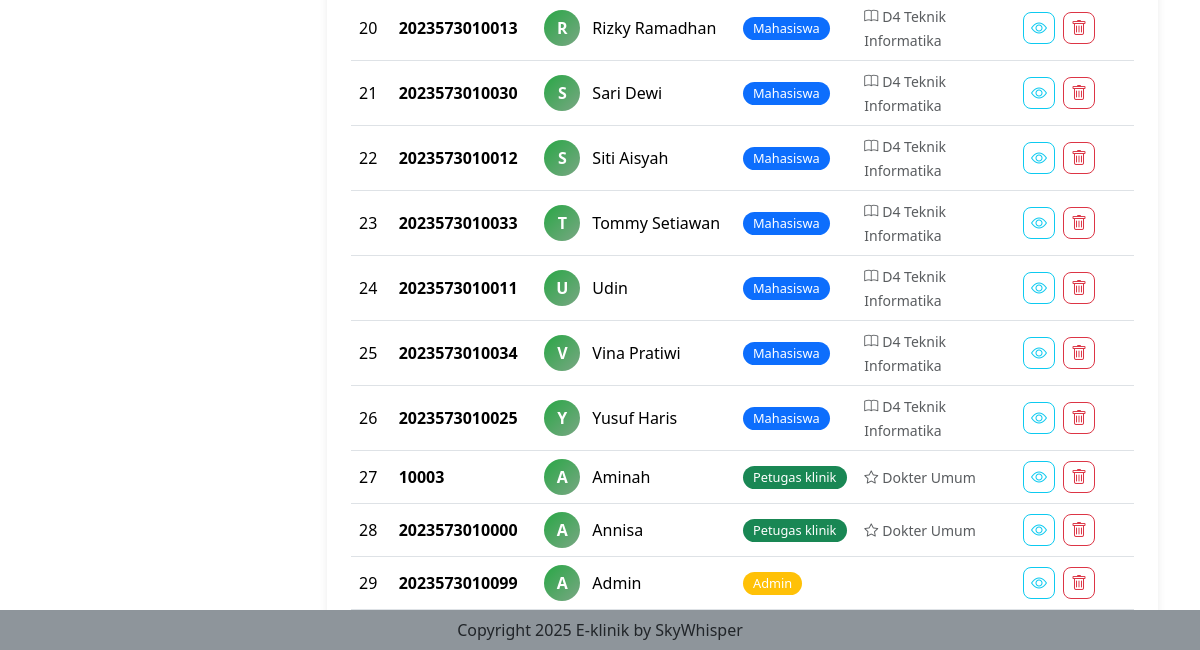
The page /user (signed in, lower part) on the database as committed earlier.
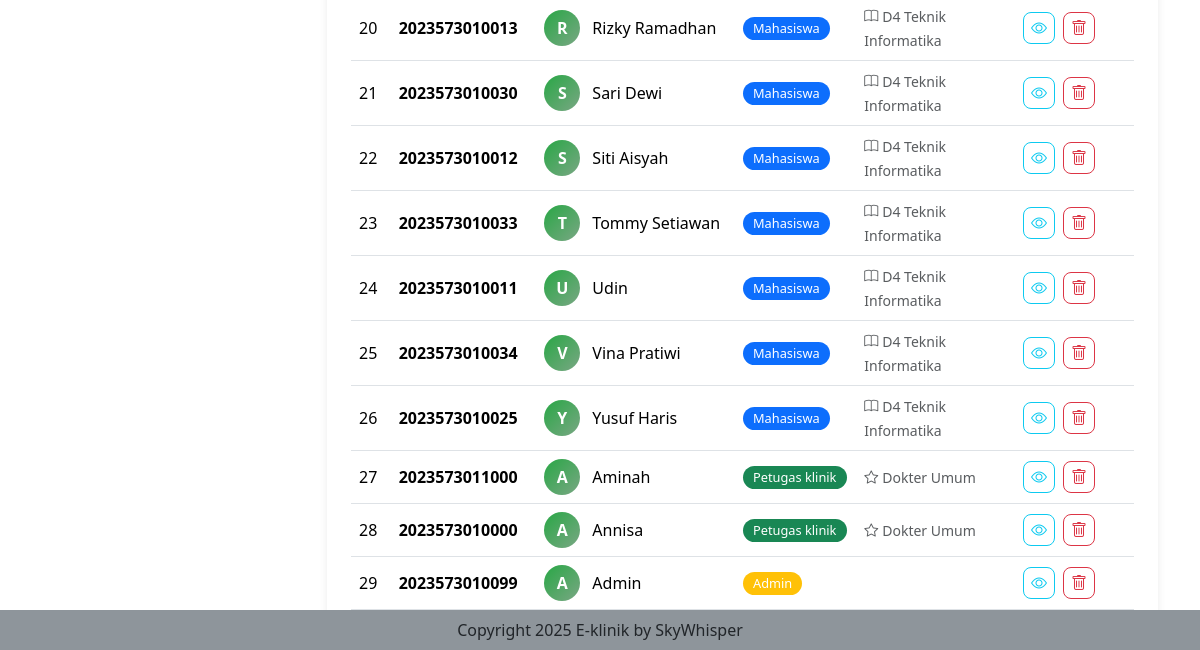
The same page on the database as committed later.
### tables this page shows
CREATE TABLE `mahasiswa` (
  `nim` varchar(50) NOT NULL,
  `nama` varchar(100) DEFAULT NULL,
  `jurusan` varchar(100) DEFAULT NULL,
  `prodi` varchar(100) DEFAULT NULL,
  `tgl_lahir` date DEFAULT NULL,
  `jenis_kelamin` enum('Laki-laki','Perempuan') DEFAULT NULL,
  `alamat` text DEFAULT NULL,
  `no_hp` varchar(20) DEFAULT NULL
);

CREATE TABLE `user` (
  `username` varchar(50) NOT NULL,
  `password` varchar(100) NOT NULL,
  `role` enum('admin','petugas klinik','mahasiswa') NOT NULL
);

CREATE TABLE `petugas_klinik` (
  `id_petugas` varchar(50) NOT NULL,
  `nama` varchar(100) DEFAULT NULL,
  `jenis_kelamin` enum('Laki-laki','Perempuan') DEFAULT NULL,
  `spesialis` varchar(100) DEFAULT NULL,
  `no_hp` varchar(20) DEFAULT NULL,
  `alamat` text DEFAULT NULL
);

### user.php (the view, shortened to what this page needs)
<?php
include "proses/connect.php";
$query = mysqli_query($conn, "
 SELECT
    u.username,
    u.role,
    CASE
        WHEN u.role = 'petugas klinik' THEN pk.nama
        WHEN u.role = 'mahasiswa' THEN m.nama
        ELSE 'Admin'
    END AS nama,
    m.jenis_kelamin AS m_jenis_kelamin,
    m.no_hp AS m_no_hp,
    m.alamat AS m_alamat,
    m.jurusan AS jurusan,
    m.prodi AS prodi,
    m.tgl_lahir AS tgl_lahir,
    pk.jenis_kelamin AS pk_jenis_kelamin,
    pk.no_hp AS pk_no_hp,
    pk.alamat AS pk_alamat,
    pk.spesialis AS spesialis
FROM user u
LEFT JOIN petugas_klinik pk ON u.username = pk.id_petugas
LEFT JOIN mahasiswa m ON u.username = m.nim
ORDER BY u.role, nama
");
$users_by_role = [
    'mahasiswa' => [],
    'petugas klinik' => [],
    'admin' => []
];
while ($record = mysqli_fetch_assoc($query)) {
    $users_by_role[$record['role']][] = $record;
}
?>
<div class="col-lg-9 mt-2">
    <div class="card user-card">
        <div class="card-body p-4">
            <div class="tab-content" id="userTabsContent">
                <div class="tab-pane fade show active" id="all" role="tabpanel">
                    <?php
                    $all_users = array_merge($users_by_role['mahasiswa'], $users_by_role['petugas klinik'], $users_by_role['admin']);
                    renderUserTable($all_users, true);
                    ?>
                </div>
            </div>
        </div>
    </div>
</div>
<?php
function renderUserTable($users, $showRole = true, $roleFilter = null) {
    $role_color = [
        'mahasiswa' => 'primary',
        'petugas klinik' => 'success',
        'admin' => 'warning'
    ];
    ?>
    <div class="table-responsive">
        <table class="table table-hover align-middle">
            <tbody>
                <?php
                $no = 1;
                foreach ($users as $row):
                    $badge_color = $role_color[$row['role']] ?? 'secondary';
                    $initial = strtoupper(substr($row['nama'], 0, 1));
                    $extra_info = '';
                    if ($row['role'] == 'mahasiswa') {
                        $extra_info = '<small class="text-muted"><i class="bi bi-book me-1"></i>' . ($row['prodi'] ?? '-') . '</small>';
                    } elseif ($row['role'] == 'petugas klinik') {
                        $extra_info = '<small class="text-muted"><i class="bi bi-star me-1"></i>' . ($row['spesialis'] ?? '-') . '</small>';
                    }
                ?>
                <tr>
                    <td><?php echo $no++; ?></td>
                    <td><strong><?php echo $row['username']; ?></strong></td>
                    <td>
                        <div class="d-flex align-items-center">
                            <span class="user-avatar"><?php echo $initial; ?></span>
                            <span><?php echo $row['nama']; ?></span>
                        </div>
                    </td>
                    <?php if ($showRole): ?>
                    <td>
                        <span class="badge bg-<?php echo $badge_color; ?> role-badge">
                            <?php echo ucfirst($row['role']); ?>
                        </span>
                    </td>
                    <?php endif; ?>
                    <td><?php echo $extra_info; ?></td>
                    <td>
                        <button class="btn btn-outline-info btn-action me-1" data-bs-toggle="modal"
                                data-bs-target="#ModalView_<?php echo $row['username']; ?>" title="Lihat Detail">
                            <i class="bi bi-eye"></i>
                        </button>
                        <button class="btn btn-outline-danger btn-action" data-bs-toggle="modal"
                                data-bs-target="#ModalDeleteUser_<?php echo $row['username']; ?>" title="Hapus">
                            <i class="bi bi-trash"></i>
                        </button>
                    </td>
                </tr>
                <?php endforeach; ?>
            </tbody>
        </table>
    </div>
    <?php
}
?>

### index.php (shortened to what this page needs)
<?php
if (isset($_GET['x']) && $_GET['x'] == 'beranda') {
    $page = "beranda.php";
    include "main.php";
} elseif (isset($_GET['x']) && $_GET['x'] == 'datamedis') {
    $page = "datamedis.php";
    include "main.php";
} elseif (isset($_GET['x']) && $_GET['x'] == 'user') {
    if ($_SESSION['role_eklinik'] == 'admin') {
        include "main.php";
    } else {
        $page = "beranda.php";
        include "main.php";
    }
} elseif (isset($_GET['x']) && $_GET['x'] == 'login') {
    include "login.php";
} elseif (isset($_GET['x']) && $_GET['x'] == 'logout') {
    include "proses/proses_logout.php";
} else {
    $page = "beranda.php";
    include "main.php";
}

### main.php (shortened to what this page needs)
<!doctype html>
<html lang="en">
<head>
    <link href="https://cdn.jsdelivr.net/npm/bootstrap@5.3.8/dist/css/bootstrap.min.css" rel="stylesheet"
>
    <link rel="stylesheet" href="https://cdn.jsdelivr.net/npm/bootstrap-icons@1.13.1/font/bootstrap-icons.min.css">
</head>
<body>
    <div class="container-lg">
        <div class="row">
            <?php include "sidebar.php" ?>
            <?php
            include $page;
            ?>
        </div>
        <div class="fixed-bottom text-center  py-2" style="background-color: #8e959bff;">
        </div>
    </div>
</body>
</html>

### sidebar.php (shortened to what this page needs)
<link rel="stylesheet" href="assets/css/style.css">
<div class="col-lg-3">
</div>

### assets/css/style.css (style rules this page uses)
body { height: 100%; }

### user.php (style rules this page uses)
.user-card { border-radius: 12px; box-shadow: 0 2px 8px rgba(0,0,0,0.08); border: none; overflow: hidden; }
.role-badge { font-size: 0.8rem; padding: 0.4em 0.8em; border-radius: 20px; font-weight: 500; }
.user-avatar { width: 36px; height: 36px; border-radius: 50%; background: linear-gradient(135deg, #28a745 0%, #7aa784ff 100%); display: inline-flex; align-items: center; justify-content: center; color: white; font-weight: 600; margin-right: 0.75rem; }
.btn-action { width: 32px; height: 32px; padding: 0; border-radius: 8px; display: inline-flex; align-items: center; justify-content: center; transition: all 0.3s; }
.table-hover tbody tr { transition: all 0.3s; }

Rows that differ between the two databases and show on the page:
removed petugas_klinik: id_petugas.username "10003", initial "A", nama "Aminah", id_petugas.role "Petugas klinik", spesialis "Dokter Umum"
added petugas_klinik: id_petugas.username "2023573011000", initial "A", nama "Aminah", id_petugas.role "Petugas klinik", spesialis "Dokter Umum"
